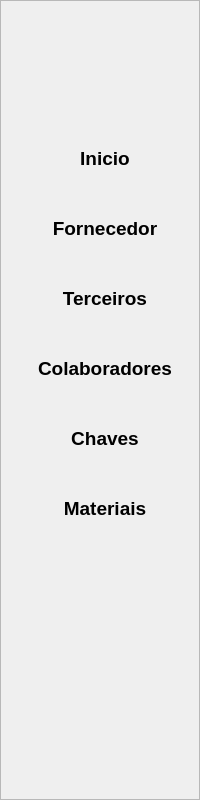
     <widget class="QFrame" name="frame">
      <property name="minimumSize">
       <size>
        <width>200</width>
        <height>800</height>
       </size>
      </property>
      <property name="maximumSize">
       <size>
        <width>200</width>
        <height>800</height>
       </size>
      </property>
      <property name="styleSheet">
       <string notr="true">background-color: rgb(7, 99, 164);
QPushButton{
	border: None;
	border-radius-left: 10px;
}
QPushButton:hover{
	background-color: rgb(255, 255, 255);
	color: rgb(0, 0, 0);
}
</string>
      </property>
      <property name="frameShape">
       <enum>QFrame::StyledPanel</enum>
      </property>
      <property name="frameShadow">
       <enum>QFrame::Raised</enum>
      </property>
      <widget class="QLabel" name="label_2">
       <property name="geometry">
        <rect>
         <x>12</x>
         <y>772</y>
         <width>16</width>
         <height>16</height>
        </rect>
       </property>
       <property name="maximumSize">
        <size>
         <width>16777215</width>
         <height>150</height>
        </size>
       </property>
       <property name="text">
        <string/>
       </property>
      </widget>
      <widget class="QWidget" name="layoutWidget">
       <property name="geometry">
        <rect>
         <x>0</x>
         <y>0</y>
         <width>201</width>
         <height>110</height>
        </rect>
       </property>
       <layout class="QHBoxLayout" name="horizontalLayout_31">
        <property name="spacing">
         <number>5</number>
        </property>
        <property name="leftMargin">
         <number>15</number>
        </property>
        <property name="topMargin">
         <number>20</number>
        </property>
        <property name="rightMargin">
         <number>20</number>
        </property>
        <property name="bottomMargin">
         <number>20</number>
        </property>
        <item>
         <widget class="QLabel" name="lbl_logo">
          <property name="minimumSize">
           <size>
            <width>90</width>
            <height>70</height>
           </size>
          </property>
          <property name="maximumSize">
           <size>
            <width>90</width>
            <height>70</height>
           </size>
          </property>
          <property name="font">
           <font>
            <pointsize>20</pointsize>
           </font>
          </property>
          <property name="text">
           <string/>
          </property>
          <property name="pixmap">
           <pixmap resource="resources.qrc">:/icons/icons/logo.png</pixmap>
          </property>
          <property name="scaledContents">
           <bool>true</bool>
          </property>
          <property name="alignment">
           <set>Qt::AlignCenter</set>
          </property>
         </widget>
        </item>
       </layout>
      </widget>
      <widget class="QPushButton" name="btn_pg_fornecedor">
       <property name="geometry">
        <rect>
         <x>10</x>
         <y>208</y>
         <width>190</width>
         <height>40</height>
        </rect>
       </property>
       <property name="minimumSize">
        <size>
         <width>190</width>
         <height>40</height>
        </size>
       </property>
       <property name="maximumSize">
        <size>
         <width>190</width>
         <height>40</height>
        </size>
       </property>
       <property name="font">
        <font>
         <family>Arial</family>
         <pointsize>14</pointsize>
         <weight>75</weight>
         <bold>true</bold>
        </font>
       </property>
       <property name="styleSheet">
        <string notr="true">QPushButton{
	border: None;
	border-bottom-left-radius: 10px;
	border-top-left-radius: 10px;
}
QPushButton:hover{
	background-color: rgb(255, 255, 255);
	color: rgb(0, 0, 0);
}
QPushButton:checked{
	background-color: rgb(255, 255, 255);
	color: rgb(0, 0, 0);
}</string>
       </property>
       <property name="text">
        <string>Fornecedor</string>
       </property>
       <property name="iconSize">
        <size>
         <width>40</width>
         <height>40</height>
        </size>
       </property>
       <property name="checkable">
        <bool>true</bool>
       </property>
       <property name="autoExclusive">
        <bool>true</bool>
       </property>
      </widget>
      <widget class="QPushButton" name="btn_pg_home">
       <property name="geometry">
        <rect>
         <x>10</x>
         <y>138</y>
         <width>190</width>
         <height>40</height>
        </rect>
       </property>
       <property name="sizePolicy">
        <sizepolicy hsizetype="Minimum" vsizetype="Fixed">
         <horstretch>0</horstretch>
         <verstretch>0</verstretch>
        </sizepolicy>
       </property>
       <property name="minimumSize">
        <size>
         <width>190</width>
         <height>40</height>
        </size>
       </property>
       <property name="maximumSize">
        <size>
         <width>190</width>
         <height>40</height>
        </size>
       </property>
       <property name="font">
        <font>
         <family>Arial</family>
         <pointsize>14</pointsize>
         <weight>75</weight>
         <bold>true</bold>
        </font>
       </property>
       <property name="layoutDirection">
        <enum>Qt::LeftToRight</enum>
       </property>
       <property name="styleSheet">
        <string notr="true">QPushButton{
	border: None;
	border-bottom-left-radius: 10px;
	border-top-left-radius: 10px;
}
QPushButton:hover{
	background-color: rgb(255, 255, 255);
	color: rgb(0, 0, 0);
}
QPushButton:checked{
	background-color: rgb(255, 255, 255);
	color: rgb(0, 0, 0);
}</string>
       </property>
       <property name="text">
        <string>Inicio</string>
       </property>
       <property name="iconSize">
        <size>
         <width>40</width>
         <height>40</height>
        </size>
       </property>
       <property name="checkable">
        <bool>true</bool>
       </property>
       <property name="autoExclusive">
        <bool>true</bool>
       </property>
      </widget>
      <widget class="QPushButton" name="btn_pg_terceiros">
       <property name="geometry">
        <rect>
         <x>10</x>
         <y>278</y>
         <width>190</width>
         <height>40</height>
        </rect>
       </property>
       <property name="minimumSize">
        <size>
         <width>190</width>
         <height>40</height>
        </size>
       </property>
       <property name="maximumSize">
        <size>
         <width>190</width>
         <height>40</height>
        </size>
       </property>
       <property name="font">
        <font>
         <family>Arial</family>
         <pointsize>14</pointsize>
         <weight>75</weight>
         <bold>true</bold>
        </font>
       </property>
       <property name="styleSheet">
        <string notr="true">QPushButton{
	border: None;
	border-bottom-left-radius: 10px;
	border-top-left-radius: 10px;
}
QPushButton:hover{
	background-color: rgb(255, 255, 255);
	color: rgb(0, 0, 0);
}
QPushButton:checked{
	background-color: rgb(255, 255, 255);
	color: rgb(0, 0, 0);
}</string>
       </property>
       <property name="text">
        <string>Terceiros</string>
       </property>
       <property name="iconSize">
        <size>
         <width>40</width>
         <height>40</height>
        </size>
       </property>
       <property name="checkable">
        <bool>true</bool>
       </property>
       <property name="autoExclusive">
        <bool>true</bool>
       </property>
      </widget>
      <widget class="QPushButton" name="btn_pg_colaboradores">
       <property name="geometry">
        <rect>
         <x>10</x>
         <y>348</y>
         <width>190</width>
         <height>40</height>
        </rect>
       </property>
       <property name="minimumSize">
        <size>
         <width>190</width>
         <height>40</height>
        </size>
       </property>
       <property name="maximumSize">
        <size>
         <width>190</width>
         <height>40</height>
        </size>
       </property>
       <property name="font">
        <font>
         <family>Arial</family>
         <pointsize>14</pointsize>
         <weight>75</weight>
         <bold>true</bold>
        </font>
       </property>
       <property name="styleSheet">
        <string notr="true">QPushButton{
	border: None;
	border-bottom-left-radius: 10px;
	border-top-left-radius: 10px;
}
QPushButton:hover{
	background-color: rgb(255, 255, 255);
	color: rgb(0, 0, 0);
}
QPushButton:checked{
	background-color: rgb(255, 255, 255);
	color: rgb(0, 0, 0);
}</string>
       </property>
       <property name="text">
        <string>Colaboradores</string>
       </property>
       <property name="iconSize">
        <size>
         <width>40</width>
         <height>40</height>
        </size>
       </property>
       <property name="checkable">
        <bool>true</bool>
       </property>
       <property name="autoExclusive">
        <bool>true</bool>
       </property>
      </widget>
      <widget class="QPushButton" name="btn_pg_materiais">
       <property name="geometry">
        <rect>
         <x>10</x>
         <y>488</y>
         <width>190</width>
         <height>40</height>
        </rect>
       </property>
       <property name="minimumSize">
        <size>
         <width>190</width>
         <height>40</height>
        </size>
       </property>
       <property name="maximumSize">
        <size>
         <width>190</width>
         <height>40</height>
        </size>
       </property>
       <property name="font">
        <font>
         <family>Arial</family>
         <pointsize>14</pointsize>
         <weight>75</weight>
         <bold>true</bold>
        </font>
       </property>
       <property name="styleSheet">
        <string notr="true">QPushButton{
	border: None;
	border-bottom-left-radius: 10px;
	border-top-left-radius: 10px;
}
QPushButton:hover{
	background-color: rgb(255, 255, 255);
	color: rgb(0, 0, 0);
}
QPushButton:checked{
	background-color: rgb(255, 255, 255);
	color: rgb(0, 0, 0);
}</string>
       </property>
       <property name="text">
        <string>Materiais</string>
       </property>
       <property name="iconSize">
        <size>
         <width>40</width>
         <height>40</height>
        </size>
       </property>
       <property name="checkable">
        <bool>true</bool>
       </property>
       <property name="autoExclusive">
        <bool>true</bool>
       </property>
      </widget>
      <widget class="QPushButton" name="btn_pg_chave">
       <property name="geometry">
        <rect>
         <x>10</x>
         <y>418</y>
         <width>190</width>
         <height>40</height>
        </rect>
       </property>
       <property name="minimumSize">
        <size>
         <width>190</width>
         <height>40</height>
        </size>
       </property>
       <property name="maximumSize">
        <size>
         <width>190</width>
         <height>40</height>
        </size>
       </property>
       <property name="font">
        <font>
         <family>Arial</family>
         <pointsize>14</pointsize>
         <weight>75</weight>
         <bold>true</bold>
        </font>
       </property>
       <property name="styleSheet">
        <string notr="true">QPushButton{
	border: None;
	border-bottom-left-radius: 10px;
	border-top-left-radius: 10px;
}
QPushButton:hover{
	background-color: rgb(255, 255, 255);
	color: rgb(0, 0, 0);
}
QPushButton:checked{
	background-color: rgb(255, 255, 255);
	color: rgb(0, 0, 0);
}</string>
       </property>
       <property name="text">
        <string>Chaves</string>
       </property>
       <property name="iconSize">
        <size>
         <width>40</width>
         <height>40</height>
        </size>
       </property>
       <property name="checkable">
        <bool>true</bool>
       </property>
       <property name="autoExclusive">
        <bool>true</bool>
       </property>
      </widget>
     </widget>
